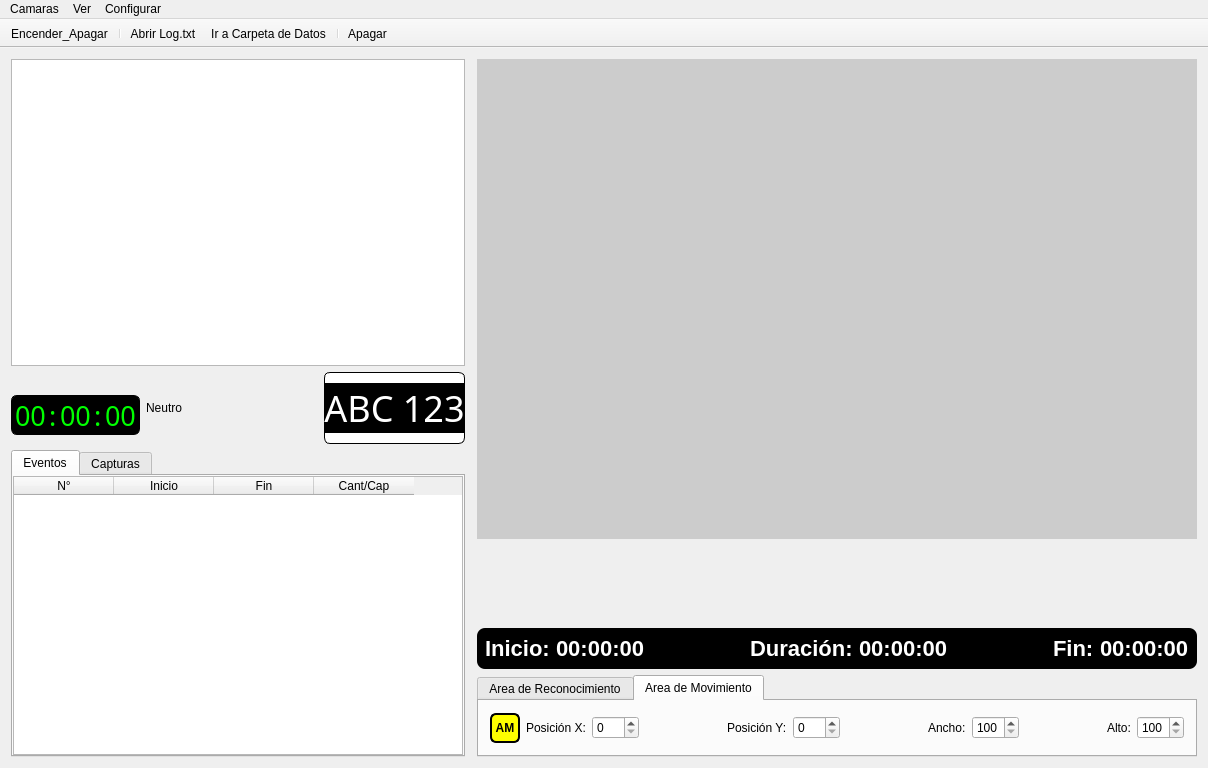
<?xml version="1.0" encoding="UTF-8"?>
<ui version="4.0">
 <class>MainWindow</class>
 <widget class="QMainWindow" name="MainWindow">
  <property name="geometry">
   <rect>
    <x>0</x>
    <y>0</y>
    <width>1208</width>
    <height>768</height>
   </rect>
  </property>
  <property name="windowTitle">
   <string>MainWindow</string>
  </property>
  <widget class="QWidget" name="centralWidget">
   <layout class="QHBoxLayout" name="horizontalLayout_6">
    <item>
     <layout class="QVBoxLayout" name="verticalLayout_2">
      <item>
       <widget class="QTableWidget" name="tableWidgetProcesadas">
        <property name="font">
         <font>
          <family>Arial</family>
          <pointsize>14</pointsize>
          <weight>75</weight>
          <bold>true</bold>
         </font>
        </property>
        <property name="horizontalScrollBarPolicy">
         <enum>Qt::ScrollBarAlwaysOff</enum>
        </property>
        <property name="editTriggers">
         <set>QAbstractItemView::NoEditTriggers</set>
        </property>
        <property name="selectionBehavior">
         <enum>QAbstractItemView::SelectRows</enum>
        </property>
        <attribute name="horizontalHeaderVisible">
         <bool>false</bool>
        </attribute>
        <attribute name="verticalHeaderVisible">
         <bool>false</bool>
        </attribute>
        <column>
         <property name="text">
          <string>Hora</string>
         </property>
        </column>
        <column>
         <property name="text">
          <string>Patente</string>
         </property>
        </column>
        <column>
         <property name="text">
          <string>N° Evento</string>
         </property>
        </column>
        <column>
         <property name="text">
          <string>N° Capturas</string>
         </property>
        </column>
       </widget>
      </item>
      <item>
       <layout class="QHBoxLayout" name="horizontalLayout">
        <item>
         <widget class="QWidget" name="widgetHoraDigital" native="true">
          <property name="minimumSize">
           <size>
            <width>100</width>
            <height>40</height>
           </size>
          </property>
          <property name="maximumSize">
           <size>
            <width>250</width>
            <height>25</height>
           </size>
          </property>
          <property name="styleSheet">
           <string notr="true">#widgetHoraDigital{
color:#00FF00;
background-color:#000;
border-style:solid;
border-color:#000;
border-width:1px;
border-radius:6px;
}</string>
          </property>
          <layout class="QHBoxLayout" name="horizontalLayout_2">
           <property name="spacing">
            <number>3</number>
           </property>
           <property name="leftMargin">
            <number>4</number>
           </property>
           <property name="topMargin">
            <number>4</number>
           </property>
           <property name="rightMargin">
            <number>4</number>
           </property>
           <property name="bottomMargin">
            <number>4</number>
           </property>
           <item>
            <widget class="QLabel" name="labelHD">
             <property name="font">
              <font>
               <family>Digital-7</family>
               <pointsize>20</pointsize>
              </font>
             </property>
             <property name="styleSheet">
              <string notr="true">#labelHD{
color:#00FF00;
}</string>
             </property>
             <property name="text">
              <string>00</string>
             </property>
            </widget>
           </item>
           <item>
            <widget class="QLabel" name="labelSepDig1">
             <property name="font">
              <font>
               <family>Digital-7</family>
               <pointsize>20</pointsize>
              </font>
             </property>
             <property name="styleSheet">
              <string notr="true">#labelSepDig1{
color:#00FF00;
}</string>
             </property>
             <property name="text">
              <string>:</string>
             </property>
            </widget>
           </item>
           <item>
            <widget class="QLabel" name="labelMD">
             <property name="font">
              <font>
               <family>Digital-7</family>
               <pointsize>20</pointsize>
              </font>
             </property>
             <property name="styleSheet">
              <string notr="true">#labelMD{
color:#00FF00;
}</string>
             </property>
             <property name="text">
              <string>00</string>
             </property>
            </widget>
           </item>
           <item>
            <widget class="QLabel" name="labelSepDig2">
             <property name="font">
              <font>
               <family>Digital-7</family>
               <pointsize>20</pointsize>
              </font>
             </property>
             <property name="styleSheet">
              <string notr="true">#labelSepDig2{
color:#00FF00;
}</string>
             </property>
             <property name="text">
              <string>:</string>
             </property>
            </widget>
           </item>
           <item>
            <widget class="QLabel" name="labelSD">
             <property name="font">
              <font>
               <family>Digital-7</family>
               <pointsize>20</pointsize>
              </font>
             </property>
             <property name="styleSheet">
              <string notr="true">#labelSD{
color:#00FF00;

}</string>
             </property>
             <property name="text">
              <string>00</string>
             </property>
            </widget>
           </item>
          </layout>
         </widget>
        </item>
        <item>
         <widget class="QLabel" name="labelEstadoProceso">
          <property name="text">
           <string>Neutro</string>
          </property>
         </widget>
        </item>
        <item>
         <spacer name="horizontalSpacer_5">
          <property name="orientation">
           <enum>Qt::Horizontal</enum>
          </property>
          <property name="sizeHint" stdset="0">
           <size>
            <width>5</width>
            <height>20</height>
           </size>
          </property>
         </spacer>
        </item>
        <item>
         <widget class="QWidget" name="widgetChapa" native="true">
          <property name="minimumSize">
           <size>
            <width>120</width>
            <height>60</height>
           </size>
          </property>
          <property name="styleSheet">
           <string notr="true">#widgetChapa{
background-color:#fff;
border-style:solid;
border-color:#000;
border-width:1px;
border-radius:6px;
}</string>
          </property>
          <layout class="QHBoxLayout" name="horizontalLayout_4">
           <property name="leftMargin">
            <number>0</number>
           </property>
           <property name="rightMargin">
            <number>0</number>
           </property>
           <item>
            <widget class="QLabel" name="labelChapa">
             <property name="font">
              <font>
               <family>License Plate</family>
               <pointsize>27</pointsize>
              </font>
             </property>
             <property name="styleSheet">
              <string notr="true">#labelChapa{
color:#fff;
background-color:#000;
}</string>
             </property>
             <property name="text">
              <string>ABC 123</string>
             </property>
             <property name="alignment">
              <set>Qt::AlignCenter</set>
             </property>
            </widget>
           </item>
          </layout>
         </widget>
        </item>
       </layout>
      </item>
      <item>
       <widget class="QTabWidget" name="tabWidgetEventos">
        <property name="currentIndex">
         <number>0</number>
        </property>
        <widget class="QWidget" name="tab_3">
         <attribute name="title">
          <string>Eventos</string>
         </attribute>
         <layout class="QHBoxLayout" name="horizontalLayout_3">
          <property name="spacing">
           <number>0</number>
          </property>
          <property name="leftMargin">
           <number>0</number>
          </property>
          <property name="topMargin">
           <number>0</number>
          </property>
          <property name="rightMargin">
           <number>0</number>
          </property>
          <property name="bottomMargin">
           <number>0</number>
          </property>
          <item>
           <widget class="QTableWidget" name="tableWidgetCola">
            <property name="horizontalScrollBarPolicy">
             <enum>Qt::ScrollBarAlwaysOff</enum>
            </property>
            <attribute name="verticalHeaderVisible">
             <bool>false</bool>
            </attribute>
            <column>
             <property name="text">
              <string>N°</string>
             </property>
            </column>
            <column>
             <property name="text">
              <string>Inicio</string>
             </property>
            </column>
            <column>
             <property name="text">
              <string>Fin</string>
             </property>
            </column>
            <column>
             <property name="text">
              <string>Cant/Cap</string>
             </property>
            </column>
           </widget>
          </item>
         </layout>
        </widget>
        <widget class="QWidget" name="tab_4">
         <attribute name="title">
          <string>Capturas</string>
         </attribute>
         <layout class="QVBoxLayout" name="verticalLayout_7">
          <property name="spacing">
           <number>2</number>
          </property>
          <property name="leftMargin">
           <number>0</number>
          </property>
          <property name="topMargin">
           <number>0</number>
          </property>
          <property name="rightMargin">
           <number>0</number>
          </property>
          <property name="bottomMargin">
           <number>0</number>
          </property>
          <item>
           <widget class="GaleriaDeCapturas" name="widgetImagenes" native="true">
            <property name="minimumSize">
             <size>
              <width>0</width>
              <height>100</height>
             </size>
            </property>
           </widget>
          </item>
          <item>
           <layout class="QHBoxLayout" name="horizontalLayout_9">
            <item>
             <widget class="QToolButton" name="toolButtonPrevFotograma">
              <property name="enabled">
               <bool>false</bool>
              </property>
              <property name="text">
               <string>&lt;&lt;</string>
              </property>
             </widget>
            </item>
            <item>
             <widget class="QToolButton" name="toolButtonReproducir">
              <property name="enabled">
               <bool>false</bool>
              </property>
              <property name="text">
               <string>Reproducir</string>
              </property>
              <property name="checkable">
               <bool>true</bool>
              </property>
             </widget>
            </item>
            <item>
             <widget class="QToolButton" name="toolButtonNextFotograma">
              <property name="enabled">
               <bool>false</bool>
              </property>
              <property name="text">
               <string>&gt;&gt;</string>
              </property>
             </widget>
            </item>
            <item>
             <widget class="QLabel" name="label_12">
              <property name="text">
               <string>Velocidad:</string>
              </property>
             </widget>
            </item>
            <item>
             <widget class="QRadioButton" name="radioButtonVelocidadLenta">
              <property name="enabled">
               <bool>false</bool>
              </property>
              <property name="text">
               <string>Lenta</string>
              </property>
              <property name="checked">
               <bool>true</bool>
              </property>
             </widget>
            </item>
            <item>
             <widget class="QRadioButton" name="radioButtonVelocidadMedia">
              <property name="enabled">
               <bool>false</bool>
              </property>
              <property name="text">
               <string>Media</string>
              </property>
             </widget>
            </item>
            <item>
             <widget class="QRadioButton" name="radioButtonVelocidadRapida">
              <property name="enabled">
               <bool>false</bool>
              </property>
              <property name="text">
               <string>Rápida</string>
              </property>
             </widget>
            </item>
           </layout>
          </item>
         </layout>
        </widget>
       </widget>
      </item>
     </layout>
    </item>
    <item>
     <widget class="QWidget" name="widgetOpcionesAvanzadas" native="true">
      <layout class="QVBoxLayout" name="verticalLayout">
       <property name="leftMargin">
        <number>0</number>
       </property>
       <property name="topMargin">
        <number>0</number>
       </property>
       <property name="rightMargin">
        <number>0</number>
       </property>
       <property name="bottomMargin">
        <number>0</number>
       </property>
      </layout>
     </widget>
    </item>
    <item>
     <layout class="QVBoxLayout" name="verticalLayout_4">
      <item>
       <widget class="QWidget" name="widgetPanelDerecho" native="true">
        <property name="minimumSize">
         <size>
          <width>720</width>
          <height>480</height>
         </size>
        </property>
        <property name="maximumSize">
         <size>
          <width>720</width>
          <height>480</height>
         </size>
        </property>
        <layout class="QVBoxLayout" name="verticalLayout_3">
         <property name="spacing">
          <number>0</number>
         </property>
         <property name="leftMargin">
          <number>0</number>
         </property>
         <property name="topMargin">
          <number>0</number>
         </property>
         <property name="rightMargin">
          <number>0</number>
         </property>
         <property name="bottomMargin">
          <number>0</number>
         </property>
         <item>
          <widget class="QWidget" name="widgetVideo" native="true">
           <property name="minimumSize">
            <size>
             <width>720</width>
             <height>480</height>
            </size>
           </property>
           <property name="maximumSize">
            <size>
             <width>720</width>
             <height>480</height>
            </size>
           </property>
           <property name="styleSheet">
            <string notr="true">background-color:#cccccc;</string>
           </property>
          </widget>
         </item>
        </layout>
       </widget>
      </item>
      <item>
       <spacer name="verticalSpacer_2">
        <property name="orientation">
         <enum>Qt::Vertical</enum>
        </property>
        <property name="sizeHint" stdset="0">
         <size>
          <width>20</width>
          <height>40</height>
         </size>
        </property>
       </spacer>
      </item>
      <item>
       <widget class="QWidget" name="widget" native="true">
        <property name="styleSheet">
         <string notr="true">#widget{
background-color:#000;
color:#ffffff;
border-radius:8px;
}

#widget QLabel{
background-color:#000;
color:#ffffff;
font-size:22px;
font-weight:bold;
}</string>
        </property>
        <layout class="QHBoxLayout" name="horizontalLayout_5">
         <property name="spacing">
          <number>6</number>
         </property>
         <property name="leftMargin">
          <number>8</number>
         </property>
         <property name="topMargin">
          <number>8</number>
         </property>
         <property name="rightMargin">
          <number>8</number>
         </property>
         <property name="bottomMargin">
          <number>8</number>
         </property>
         <item>
          <widget class="QLabel" name="label_2">
           <property name="text">
            <string>Inicio:</string>
           </property>
          </widget>
         </item>
         <item>
          <widget class="QLabel" name="labelInicio">
           <property name="text">
            <string>00:00:00</string>
           </property>
          </widget>
         </item>
         <item>
          <spacer name="horizontalSpacer_3">
           <property name="orientation">
            <enum>Qt::Horizontal</enum>
           </property>
           <property name="sizeHint" stdset="0">
            <size>
             <width>40</width>
             <height>20</height>
            </size>
           </property>
          </spacer>
         </item>
         <item>
          <widget class="QLabel" name="label_4">
           <property name="text">
            <string>Duración:</string>
           </property>
          </widget>
         </item>
         <item>
          <widget class="QLabel" name="labelDuracion">
           <property name="text">
            <string>00:00:00</string>
           </property>
          </widget>
         </item>
         <item>
          <spacer name="horizontalSpacer_4">
           <property name="orientation">
            <enum>Qt::Horizontal</enum>
           </property>
           <property name="sizeHint" stdset="0">
            <size>
             <width>40</width>
             <height>20</height>
            </size>
           </property>
          </spacer>
         </item>
         <item>
          <widget class="QLabel" name="label_3">
           <property name="text">
            <string>Fin:</string>
           </property>
          </widget>
         </item>
         <item>
          <widget class="QLabel" name="labelFin">
           <property name="text">
            <string>00:00:00</string>
           </property>
          </widget>
         </item>
        </layout>
       </widget>
      </item>
      <item>
       <widget class="QTabWidget" name="tabWidget">
        <property name="currentIndex">
         <number>1</number>
        </property>
        <widget class="QWidget" name="tab">
         <attribute name="title">
          <string>Area de Reconocimiento</string>
         </attribute>
         <layout class="QVBoxLayout" name="verticalLayout_5">
          <item>
           <layout class="QHBoxLayout" name="horizontalLayout_7">
            <item>
             <widget class="QLabel" name="labelAR">
              <property name="minimumSize">
               <size>
                <width>30</width>
                <height>30</height>
               </size>
              </property>
              <property name="maximumSize">
               <size>
                <width>30</width>
                <height>30</height>
               </size>
              </property>
              <property name="font">
               <font>
                <weight>75</weight>
                <bold>true</bold>
               </font>
              </property>
              <property name="styleSheet">
               <string notr="true">#labelAR{
background-color:#81F7F3;
border-style:solid;
border-width:2px;
border-color:#000;
border-radius:6px;
}</string>
              </property>
              <property name="text">
               <string>AR</string>
              </property>
              <property name="alignment">
               <set>Qt::AlignCenter</set>
              </property>
             </widget>
            </item>
            <item>
             <widget class="QLabel" name="label">
              <property name="text">
               <string>Posición X:</string>
              </property>
             </widget>
            </item>
            <item>
             <widget class="QSpinBox" name="spinBoxAR_PX">
              <property name="maximum">
               <number>620</number>
              </property>
             </widget>
            </item>
            <item>
             <spacer name="horizontalSpacer">
              <property name="orientation">
               <enum>Qt::Horizontal</enum>
              </property>
              <property name="sizeHint" stdset="0">
               <size>
                <width>40</width>
                <height>20</height>
               </size>
              </property>
             </spacer>
            </item>
            <item>
             <widget class="QLabel" name="label_5">
              <property name="text">
               <string>Posición Y:</string>
              </property>
             </widget>
            </item>
            <item>
             <widget class="QSpinBox" name="spinBoxAR_PY">
              <property name="maximum">
               <number>380</number>
              </property>
             </widget>
            </item>
            <item>
             <spacer name="horizontalSpacer_6">
              <property name="orientation">
               <enum>Qt::Horizontal</enum>
              </property>
              <property name="sizeHint" stdset="0">
               <size>
                <width>40</width>
                <height>20</height>
               </size>
              </property>
             </spacer>
            </item>
            <item>
             <widget class="QLabel" name="label_6">
              <property name="text">
               <string>Ancho:</string>
              </property>
             </widget>
            </item>
            <item>
             <widget class="QSpinBox" name="spinBoxAR_AN">
              <property name="minimum">
               <number>100</number>
              </property>
              <property name="maximum">
               <number>620</number>
              </property>
             </widget>
            </item>
            <item>
             <spacer name="horizontalSpacer_2">
              <property name="orientation">
               <enum>Qt::Horizontal</enum>
              </property>
              <property name="sizeHint" stdset="0">
               <size>
                <width>40</width>
                <height>20</height>
               </size>
              </property>
             </spacer>
            </item>
            <item>
             <widget class="QLabel" name="label_7">
              <property name="text">
               <string>Alto:</string>
              </property>
             </widget>
            </item>
            <item>
             <widget class="QSpinBox" name="spinBoxAR_AL">
              <property name="minimum">
               <number>100</number>
              </property>
              <property name="maximum">
               <number>380</number>
              </property>
             </widget>
            </item>
           </layout>
          </item>
         </layout>
        </widget>
        <widget class="QWidget" name="tab_2">
         <attribute name="title">
          <string>Area de Movimiento</string>
         </attribute>
         <layout class="QVBoxLayout" name="verticalLayout_6">
          <item>
           <layout class="QHBoxLayout" name="horizontalLayout_8">
            <item>
             <widget class="QLabel" name="labelAM">
              <property name="minimumSize">
               <size>
                <width>30</width>
                <height>30</height>
               </size>
              </property>
              <property name="maximumSize">
               <size>
                <width>30</width>
                <height>30</height>
               </size>
              </property>
              <property name="font">
               <font>
                <weight>75</weight>
                <bold>true</bold>
               </font>
              </property>
              <property name="styleSheet">
               <string notr="true">#labelAM{
background-color:#ffff00;
border-style:solid;
border-width:2px;
border-color:#000;
border-radius:6px;
}</string>
              </property>
              <property name="text">
               <string>AM</string>
              </property>
              <property name="alignment">
               <set>Qt::AlignCenter</set>
              </property>
             </widget>
            </item>
            <item>
             <widget class="QLabel" name="label_8">
              <property name="text">
               <string>Posición X:</string>
              </property>
             </widget>
            </item>
            <item>
             <widget class="QSpinBox" name="spinBoxAM_PX">
              <property name="maximum">
               <number>620</number>
              </property>
             </widget>
            </item>
            <item>
             <spacer name="horizontalSpacer_7">
              <property name="orientation">
               <enum>Qt::Horizontal</enum>
              </property>
              <property name="sizeHint" stdset="0">
               <size>
                <width>40</width>
                <height>20</height>
               </size>
              </property>
             </spacer>
            </item>
            <item>
             <widget class="QLabel" name="label_9">
              <property name="text">
               <string>Posición Y:</string>
              </property>
             </widget>
            </item>
            <item>
             <widget class="QSpinBox" name="spinBoxAM_PY">
              <property name="maximum">
               <number>380</number>
              </property>
             </widget>
            </item>
            <item>
             <spacer name="horizontalSpacer_8">
              <property name="orientation">
               <enum>Qt::Horizontal</enum>
              </property>
              <property name="sizeHint" stdset="0">
               <size>
                <width>40</width>
                <height>20</height>
               </size>
              </property>
             </spacer>
            </item>
            <item>
             <widget class="QLabel" name="label_10">
              <property name="text">
               <string>Ancho:</string>
              </property>
             </widget>
            </item>
            <item>
             <widget class="QSpinBox" name="spinBoxAM_AN">
              <property name="minimum">
               <number>100</number>
              </property>
              <property name="maximum">
               <number>620</number>
              </property>
             </widget>
            </item>
            <item>
             <spacer name="horizontalSpacer_9">
              <property name="orientation">
               <enum>Qt::Horizontal</enum>
              </property>
              <property name="sizeHint" stdset="0">
               <size>
                <width>40</width>
                <height>20</height>
               </size>
              </property>
             </spacer>
            </item>
            <item>
             <widget class="QLabel" name="label_11">
              <property name="text">
               <string>Alto:</string>
              </property>
             </widget>
            </item>
            <item>
             <widget class="QSpinBox" name="spinBoxAM_AL">
              <property name="minimum">
               <number>100</number>
              </property>
              <property name="maximum">
               <number>380</number>
              </property>
             </widget>
            </item>
           </layout>
          </item>
         </layout>
        </widget>
       </widget>
      </item>
     </layout>
    </item>
   </layout>
  </widget>
  <widget class="QMenuBar" name="menuBar">
   <property name="geometry">
    <rect>
     <x>0</x>
     <y>0</y>
     <width>1208</width>
     <height>21</height>
    </rect>
   </property>
   <widget class="QMenu" name="menuCamaras">
    <property name="title">
     <string>Camaras</string>
    </property>
   </widget>
   <widget class="QMenu" name="menuConfigurar">
    <property name="title">
     <string>Configurar</string>
    </property>
    <addaction name="actionAjustes"/>
   </widget>
   <widget class="QMenu" name="menuVer">
    <property name="title">
     <string>Ver</string>
    </property>
    <addaction name="actionTabla_de_Eventos"/>
   </widget>
   <addaction name="menuCamaras"/>
   <addaction name="menuVer"/>
   <addaction name="menuConfigurar"/>
  </widget>
  <widget class="QToolBar" name="mainToolBar">
   <property name="movable">
    <bool>false</bool>
   </property>
   <attribute name="toolBarArea">
    <enum>TopToolBarArea</enum>
   </attribute>
   <attribute name="toolBarBreak">
    <bool>false</bool>
   </attribute>
   <addaction name="actionEncender_Apagar"/>
   <addaction name="separator"/>
   <addaction name="actionAbrir_Log_txt"/>
   <addaction name="actionIr_a_Carpeta_de_Datos"/>
   <addaction name="separator"/>
   <addaction name="actionApagar"/>
  </widget>
  <action name="actionCapturar_AM">
   <property name="text">
    <string>Capturar AM</string>
   </property>
  </action>
  <action name="actionAjustes">
   <property name="text">
    <string>Ajustes</string>
   </property>
  </action>
  <action name="actionTabla_de_Eventos">
   <property name="checkable">
    <bool>true</bool>
   </property>
   <property name="text">
    <string>Tabla de Eventos</string>
   </property>
  </action>
  <action name="actionEncender_Apagar">
   <property name="checkable">
    <bool>true</bool>
   </property>
   <property name="icon">
    <iconset resource="recursos.qrc">
     <normaloff>:/imagenes/icono_Encender_1.png</normaloff>
     <normalon>:/imagenes/icono_Apagar_1.png</normalon>
     <activeon>:/imagenes/icono_Apagar_1.png</activeon>:/imagenes/icono_Encender_1.png</iconset>
   </property>
   <property name="text">
    <string>Encender_Apagar</string>
   </property>
   <property name="toolTip">
    <string>Encender o Apagar</string>
   </property>
  </action>
  <action name="actionAbrir_Log_txt">
   <property name="icon">
    <iconset>
     <normalon>:/imagenes/icono_Abrir_Log.png</normalon>
    </iconset>
   </property>
   <property name="text">
    <string>Abrir Log.txt</string>
   </property>
   <property name="toolTip">
    <string>Ver el archivo log.txt en el Bloc de Notas de Windows.</string>
   </property>
  </action>
  <action name="actionApagar">
   <property name="icon">
    <iconset>
     <normalon>:/imagenes/icono_Apagar.png</normalon>
    </iconset>
   </property>
   <property name="text">
    <string>Apagar</string>
   </property>
   <property name="toolTip">
    <string>Apagar o salir del programa.</string>
   </property>
  </action>
  <action name="actionIr_a_Carpeta_de_Datos">
   <property name="icon">
    <iconset>
     <normalon>:/imagenes/icono_desdevideo.png</normalon>
    </iconset>
   </property>
   <property name="text">
    <string>Ir a Carpeta de Datos</string>
   </property>
   <property name="toolTip">
    <string>Abre la carpeta en donde se almacenan las imágenes y el archivo log.txt.</string>
   </property>
  </action>
 </widget>
 <layoutdefault spacing="6" margin="11"/>
 <customwidgets>
  <customwidget>
   <class>GaleriaDeCapturas</class>
   <extends>QWidget</extends>
   <header location="global">galeriadecapturas.h</header>
   <container>1</container>
  </customwidget>
 </customwidgets>
 <resources>
  <include location="recursos.qrc"/>
 </resources>
 <connections/>
</ui>
